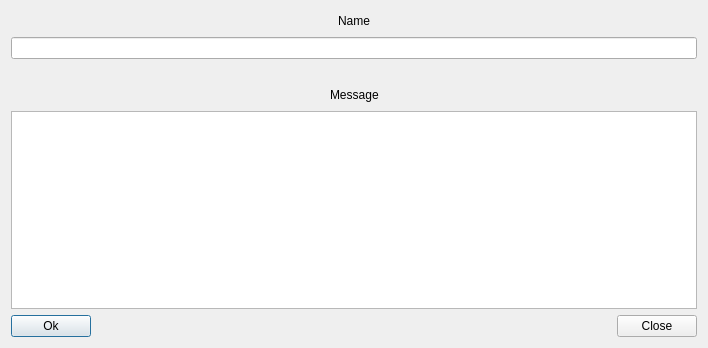
<?xml version="1.0" encoding="UTF-8"?>
<ui version="4.0">
 <class>CreateTopicDialog</class>
 <widget class="QDialog" name="CreateTopicDialog">
  <property name="geometry">
   <rect>
    <x>0</x>
    <y>0</y>
    <width>708</width>
    <height>348</height>
   </rect>
  </property>
  <property name="windowTitle">
   <string>Create a topic</string>
  </property>
  <layout class="QGridLayout" name="gridLayout">
   <item row="0" column="0">
    <layout class="QVBoxLayout" name="verticalLayout">
     <item>
      <layout class="QHBoxLayout" name="horizontalLayout_2">
       <item>
        <spacer name="horizontalSpacer_2">
         <property name="orientation">
          <enum>Qt::Horizontal</enum>
         </property>
         <property name="sizeHint" stdset="0">
          <size>
           <width>40</width>
           <height>20</height>
          </size>
         </property>
        </spacer>
       </item>
       <item>
        <widget class="QLabel" name="label">
         <property name="text">
          <string>Name</string>
         </property>
        </widget>
       </item>
       <item>
        <spacer name="horizontalSpacer_3">
         <property name="orientation">
          <enum>Qt::Horizontal</enum>
         </property>
         <property name="sizeHint" stdset="0">
          <size>
           <width>40</width>
           <height>20</height>
          </size>
         </property>
        </spacer>
       </item>
      </layout>
     </item>
     <item>
      <widget class="QLineEdit" name="nameLine">
       <property name="autoFillBackground">
        <bool>false</bool>
       </property>
       <property name="maxLength">
        <number>150</number>
       </property>
      </widget>
     </item>
     <item>
      <spacer name="verticalSpacer">
       <property name="orientation">
        <enum>Qt::Vertical</enum>
       </property>
       <property name="sizeType">
        <enum>QSizePolicy::Fixed</enum>
       </property>
       <property name="sizeHint" stdset="0">
        <size>
         <width>20</width>
         <height>20</height>
        </size>
       </property>
      </spacer>
     </item>
     <item>
      <layout class="QHBoxLayout" name="horizontalLayout_3">
       <item>
        <spacer name="horizontalSpacer_4">
         <property name="orientation">
          <enum>Qt::Horizontal</enum>
         </property>
         <property name="sizeHint" stdset="0">
          <size>
           <width>40</width>
           <height>20</height>
          </size>
         </property>
        </spacer>
       </item>
       <item>
        <widget class="QLabel" name="label_2">
         <property name="text">
          <string>Message</string>
         </property>
        </widget>
       </item>
       <item>
        <spacer name="horizontalSpacer_5">
         <property name="orientation">
          <enum>Qt::Horizontal</enum>
         </property>
         <property name="sizeHint" stdset="0">
          <size>
           <width>40</width>
           <height>20</height>
          </size>
         </property>
        </spacer>
       </item>
      </layout>
     </item>
     <item>
      <widget class="QTextEdit" name="messageLine">
       <property name="documentTitle">
        <string extracomment="2dd3"/>
       </property>
      </widget>
     </item>
     <item>
      <layout class="QHBoxLayout" name="horizontalLayout">
       <item>
        <widget class="QPushButton" name="ok">
         <property name="enabled">
          <bool>true</bool>
         </property>
         <property name="text">
          <string>Ok</string>
         </property>
        </widget>
       </item>
       <item>
        <spacer name="horizontalSpacer">
         <property name="orientation">
          <enum>Qt::Horizontal</enum>
         </property>
         <property name="sizeHint" stdset="0">
          <size>
           <width>40</width>
           <height>20</height>
          </size>
         </property>
        </spacer>
       </item>
       <item>
        <widget class="QPushButton" name="close">
         <property name="text">
          <string>Close</string>
         </property>
        </widget>
       </item>
      </layout>
     </item>
    </layout>
   </item>
  </layout>
 </widget>
 <layoutdefault spacing="6" margin="11"/>
 <resources/>
 <connections>
  <connection>
   <sender>close</sender>
   <signal>clicked()</signal>
   <receiver>CreateTopicDialog</receiver>
   <slot>close()</slot>
   <hints>
    <hint type="sourcelabel">
     <x>638</x>
     <y>327</y>
    </hint>
    <hint type="destinationlabel">
     <x>534</x>
     <y>319</y>
    </hint>
   </hints>
  </connection>
 </connections>
</ui>
